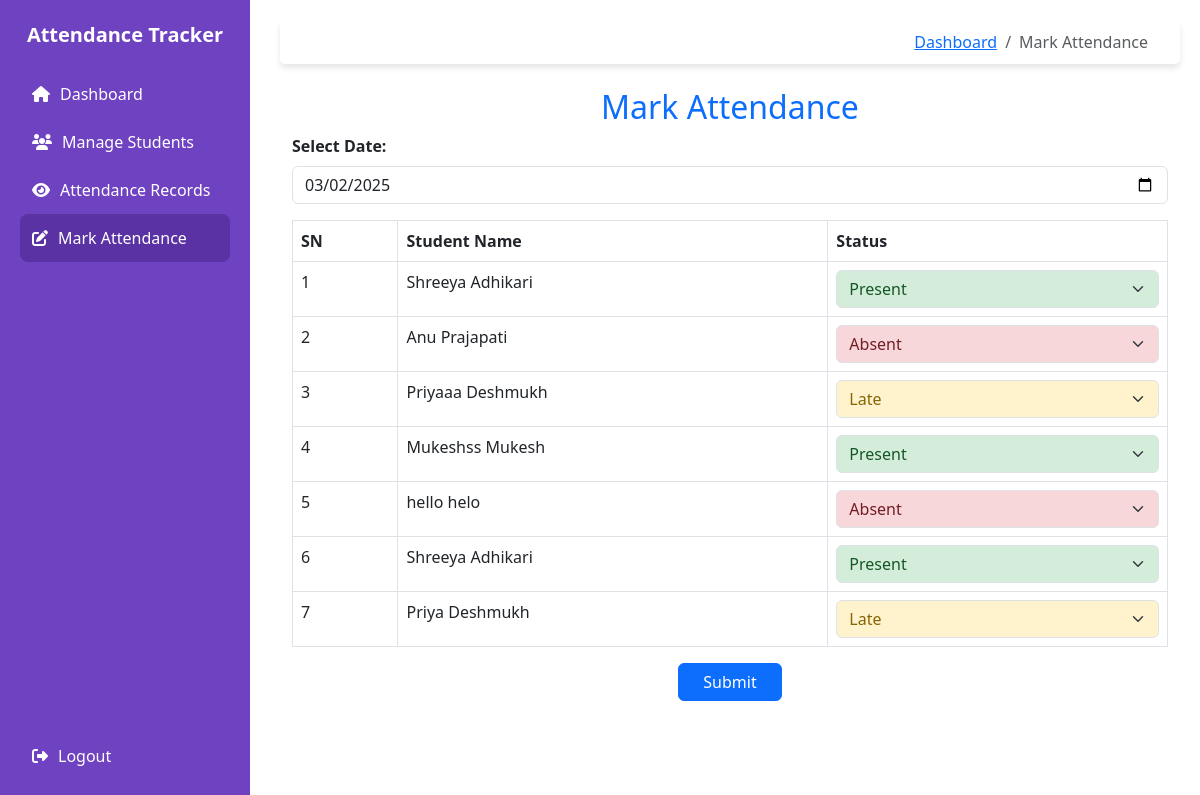
The app's page /mark-attendance with its own data.
### models.py (models this page shows)
class Student(db.Model):
    id = db.Column(db.Integer, primary_key = True)
    student_id = db.Column(db.String(20), unique=True, nullable=False)  # Custom ID
    first_name = db.Column(db.String(150), nullable=False)
    last_name = db.Column(db.String(150), nullable=False)
    email = db.Column(db.String(100), unique=True, nullable=False)
    address = db.Column(db.Text, nullable=False)
    phone = db.Column(db.String(15), unique=True, nullable=False)

class Attendance(db.Model):
    id = db.Column(db.Integer, primary_key = True)
    student_id = db.Column(db.Integer(), db.ForeignKey("student.id"), nullable = False)
    date = db.Column(db.Date, nullable = False, default = datetime.utcnow().date)
    status = db.Column(db.String(10), nullable = False)

### app.py (the view, shortened to what this page needs)
@app.route('/mark-attendance', methods=["GET", "POST"])
def mark_attendance():
    students = Student.query.all()
    today_date = datetime.today().date()
    selected_date_str = request.args.get("date", today_date.strftime("%Y-%m-%d"))
    selected_date = datetime.strptime(selected_date_str, "%Y-%m-%d").date()
    attendance_records = {att.student_id: att.status for att in Attendance.query.filter_by(date=selected_date).all()}
    return render_template(
        "attendance/mark_attendance.html",
        students=students,
        today_date=today_date,
        selected_date=selected_date.strftime("%Y-%m-%d"),
        attendance_records=attendance_records
    )

### templates/attendance/mark_attendance.html (shortened to what this page needs)
{% extends "base.html" %}
{% block content %}
<div class="container mt-4">
    <h2 class="text-center text-primary">Mark Attendance</h2>
    <form method="POST">
        <div class="mb-3">
            <label for="date" class="form-label fw-semibold">Select Date:</label>
            <input type="date" id="date" name="date" class="form-control" required
                value="{{ selected_date }}" max="{{ today_date }}">
        </div>
        <table class="table table-bordered">
            <thead>
                <tr>
                    <th>SN</th>
                    <th>Student Name</th>
                    <th>Status</th>
                </tr>
            </thead>
            <tbody>
                {% for student in students %}
                {% set status = attendance_records.get(student.id, '') %}
                <tr>
                    <td>{{ loop.index }}</td>
                    <td>{{ student.first_name }} {{ student.last_name }}</td>
                    <td>
                        <select name="status_{{ student.id }}" class="form-select
                            {% if status == 'Present' %}status-present
                            {% elif status == 'Absent' %}status-absent
                            {% elif status == 'Late' %}status-late{% endif %}" required>
                            <option value="Present" {% if status == "Present" %}selected{% endif %}>Present</option>
                            <option value="Absent" {% if status == "Absent" %}selected{% endif %}>Absent</option>
                            <option value="Late" {% if status == "Late" %}selected{% endif %}>Late</option>
                        </select>
                    </td>
                </tr>
                {% endfor %}
            </tbody>
        </table>
        <div class="text-center mt-3">
            <button type="submit" class="btn btn-primary px-4">Submit</button>
        </div>
    </form>
</div>
{% endblock %}

### templates/base.html (shortened to what this page needs)
<!DOCTYPE html>
<html lang="en">
<head>
    <link rel="stylesheet" href="https://cdn.jsdelivr.net/npm/bootstrap@5.3.0/dist/css/bootstrap.min.css">
    <link rel="stylesheet" href="https://cdnjs.cloudflare.com/ajax/libs/font-awesome/6.4.2/css/all.min.css">
</head>
<body>
    <div class="sidebar">
        <div class="brand">Attendance Tracker</div>
        <a href="{{ url_for('dashboard') }}" class="{% if request.endpoint == 'dashboard' %}active{% endif %}">
            <i class="fa fa-home"></i> Dashboard
        </a>
        <a href="{{ url_for('view_student') }}" class="{% if request.endpoint == 'view_student' %}active{% endif %}">
            <i class="fa fa-users"></i> Manage Students
        </a>
        <a href="{{ url_for('attendance_records') }}" class="{% if request.endpoint == 'attendance_records' %}active{% endif %}">
            <i class="fa fa-eye"></i> Attendance Records
        </a>
        <a href="{{ url_for('mark_attendance') }}" class="{% if request.endpoint == 'mark_attendance' %}active{% endif %}">
            <i class="fa fa-edit"></i> Mark Attendance
        </a>
        <a href="{{ url_for('logout') }} " onclick=ConfirmLogout() class="logout">
            <i class="fa fa-sign-out-alt"></i> Logout
        </a>
    </div>
    <div class="content">
        <nav class="navbar navbar-expand-lg navbar-light mb-2">
            <div class="container-fluid d-flex justify-content-between align-items-center">
                <nav aria-label="breadcrumb">
                    <ol class="breadcrumb">
                        <li class="breadcrumb-item"><a href="{{ url_for('dashboard') }}">Dashboard</a></li>
                        {% if request.endpoint == 'view_student' %}
                            <li class="breadcrumb-item active" aria-current="page">Student List</li>
                        {% elif request.endpoint == 'add_student' %}
                            <li class="breadcrumb-item active" aria-current="page">Add Student</li>
                        {% elif request.endpoint == 'attendance_records' %}
                            <li class="breadcrumb-item active" aria-current="page">View Attendance</li>
                        {% elif request.endpoint == 'mark_attendance' %}
                            <li class="breadcrumb-item active" aria-current="page">Mark Attendance</li>
                        {% endif %}
                    </ol>
                </nav>
            </div>
        </nav>
        {% block content %}{% endblock %}
    </div>
</body>
</html>

### templates/base.html (style rules this page uses)
:root { --primary-color: #6f42c1; --primary-hover: #5a32a3; --sidebar-bg: #6f42c1; --sidebar-text: #ffffff; }
body { display: flex; }
.sidebar { width: 250px; height: 100vh; background-color: var(--sidebar-bg); color: var(--sidebar-text); position: fixed; top: 0; left: 0; padding: 20px; display: flex; flex-direction: column; }
.sidebar .brand { font-size: 20px; font-weight: bold; text-align: center; margin-bottom: 20px; }
.sidebar a { display: flex; align-items: center; color: var(--sidebar-text); text-decoration: none; font-size: 16px; padding: 12px; border-radius: 8px; transition: background 0.3s ease; width: 100%; }
.sidebar a i { margin-right: 10px; }
.sidebar a:hover, .sidebar .active { background-color: var(--primary-hover); }
.sidebar .logout { margin-top: auto; }
.content { margin-left: 260px; padding: 20px; width: 100%; }
.navbar { background: white; box-shadow: 0px 4px 6px rgba(0, 0, 0, 0.1); padding: 10px 20px; border-radius: 5px; }
.breadcrumb { margin-bottom: 0; }

### templates/attendance/mark_attendance.html (style rules this page uses)
.status-present { background-color: #d4edda; color: #155724; }
.status-absent { background-color: #f8d7da; color: #721c24; }
.status-late { background-color: #fff3cd; color: #856404; }

### records on screen
Student: first_name "Shreeya", last_name "Adhikari", id.status "Present"
Student: first_name "Anu", last_name "Prajapati", id.status "Absent"
Student: first_name "Priyaaa", last_name "Deshmukh", id.status "Late"
Student: first_name "Mukeshss", last_name "Mukesh", id.status "Present"
Student: first_name "hello", last_name "helo", id.status "Absent"
Student: first_name "Shreeya", last_name "Adhikari", id.status "Present"
Student: first_name "Priya", last_name "Deshmukh", id.status "Late"
